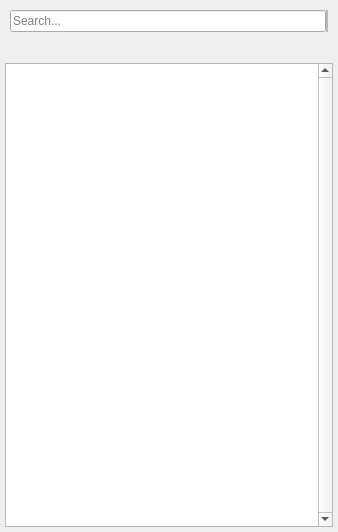
<?xml version="1.0" encoding="UTF-8"?>
<ui version="4.0">
 <class>NodePaletteWidget</class>
 <widget class="QWidget" name="NodePaletteWidget">
  <property name="geometry">
   <rect>
    <x>0</x>
    <y>0</y>
    <width>338</width>
    <height>532</height>
   </rect>
  </property>
  <property name="windowTitle">
   <string>Form</string>
  </property>
  <layout class="QVBoxLayout" name="verticalLayout">
   <property name="leftMargin">
    <number>5</number>
   </property>
   <property name="topMargin">
    <number>5</number>
   </property>
   <property name="rightMargin">
    <number>5</number>
   </property>
   <property name="bottomMargin">
    <number>5</number>
   </property>
   <item>
    <widget class="QFrame" name="searchFrame">
     <property name="sizePolicy">
      <sizepolicy hsizetype="Expanding" vsizetype="Fixed">
       <horstretch>0</horstretch>
       <verstretch>0</verstretch>
      </sizepolicy>
     </property>
     <property name="frameShape">
      <enum>QFrame::NoFrame</enum>
     </property>
     <property name="frameShadow">
      <enum>QFrame::Raised</enum>
     </property>
     <layout class="QHBoxLayout" name="horizontalLayout">
      <property name="spacing">
       <number>0</number>
      </property>
      <property name="leftMargin">
       <number>5</number>
      </property>
      <property name="topMargin">
       <number>5</number>
      </property>
      <property name="rightMargin">
       <number>5</number>
      </property>
      <property name="bottomMargin">
       <number>5</number>
      </property>
      <item>
       <widget class="AzQtComponents::SearchLineEdit" name="searchFilter">
        <property name="sizePolicy">
         <sizepolicy hsizetype="Expanding" vsizetype="Fixed">
          <horstretch>0</horstretch>
          <verstretch>0</verstretch>
         </sizepolicy>
        </property>
        <property name="inputMask">
         <string/>
        </property>
        <property name="placeholderText">
         <string>Search...</string>
        </property>
       </widget>
      </item>
      <item>
       <widget class="QFrame" name="searchCustomization">
        <property name="frameShape">
         <enum>QFrame::StyledPanel</enum>
        </property>
        <property name="frameShadow">
         <enum>QFrame::Raised</enum>
        </property>
        <layout class="QHBoxLayout" name="horizontalLayout_2">
         <property name="spacing">
          <number>0</number>
         </property>
         <property name="leftMargin">
          <number>0</number>
         </property>
         <property name="topMargin">
          <number>0</number>
         </property>
         <property name="rightMargin">
          <number>0</number>
         </property>
         <property name="bottomMargin">
          <number>0</number>
         </property>
        </layout>
       </widget>
      </item>
     </layout>
    </widget>
   </item>
   <item>
    <widget class="QFrame" name="frame">
     <property name="sizePolicy">
      <sizepolicy hsizetype="Expanding" vsizetype="Fixed">
       <horstretch>0</horstretch>
       <verstretch>0</verstretch>
      </sizepolicy>
     </property>
     <property name="frameShape">
      <enum>QFrame::NoFrame</enum>
     </property>
     <property name="frameShadow">
      <enum>QFrame::Plain</enum>
     </property>
     <property name="lineWidth">
      <number>0</number>
     </property>
     <layout class="QVBoxLayout" name="verticalLayout_2">
      <property name="spacing">
       <number>0</number>
      </property>
      <property name="leftMargin">
       <number>4</number>
      </property>
      <property name="topMargin">
       <number>0</number>
      </property>
      <property name="rightMargin">
       <number>0</number>
      </property>
      <property name="bottomMargin">
       <number>0</number>
      </property>
      <item>
       <widget class="GraphCanvas::AutoElidingLabel" name="m_categoryLabel">
        <property name="sizePolicy">
         <sizepolicy hsizetype="Expanding" vsizetype="Fixed">
          <horstretch>0</horstretch>
          <verstretch>0</verstretch>
         </sizepolicy>
        </property>
        <property name="text">
         <string/>
        </property>
       </widget>
      </item>
     </layout>
    </widget>
   </item>
   <item>
    <layout class="QVBoxLayout" name="contentLayout">
     <item>
      <widget class="GraphCanvas::NodePaletteTreeView" name="treeView">
       <property name="verticalScrollBarPolicy">
        <enum>Qt::ScrollBarAlwaysOn</enum>
       </property>
       <attribute name="headerVisible">
        <bool>false</bool>
       </attribute>
       <attribute name="headerStretchLastSection">
        <bool>false</bool>
       </attribute>
      </widget>
     </item>
    </layout>
   </item>
  </layout>
 </widget>
 <customwidgets>
  <customwidget>
   <class>GraphCanvas::AutoElidingLabel</class>
   <extends>QLabel</extends>
   <header>StaticLib/GraphCanvas/Widgets/AutoElidingLabel.h</header>
  </customwidget>
  <customwidget>
   <class>AzQtComponents::SearchLineEdit</class>
   <extends>QLineEdit</extends>
   <header location="global">AzQtComponents/Components/SearchLineEdit.h</header>
  </customwidget>
  <customwidget>
   <class>GraphCanvas::NodePaletteTreeView</class>
   <extends>QTreeView</extends>
   <header location="global">StaticLib/GraphCanvas/Widgets/NodePalette/NodePaletteTreeView.h</header>
  </customwidget>
 </customwidgets>
 <resources/>
 <connections/>
</ui>
